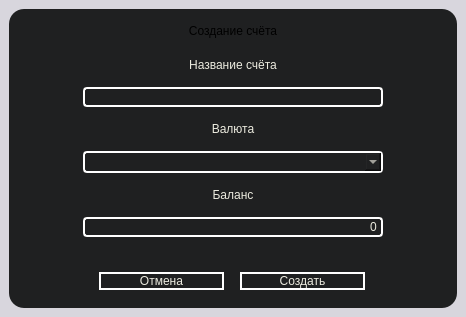
        <widget class="QWidget" name="add_acc_page">
         <layout class="QVBoxLayout" name="verticalLayout_14">
          <property name="leftMargin">
           <number>0</number>
          </property>
          <property name="topMargin">
           <number>0</number>
          </property>
          <property name="rightMargin">
           <number>0</number>
          </property>
          <property name="bottomMargin">
           <number>0</number>
          </property>
          <item>
           <widget class="QFrame" name="background_page">
            <property name="minimumSize">
             <size>
              <width>0</width>
              <height>0</height>
             </size>
            </property>
            <property name="styleSheet">
             <string notr="true">background-color: #D8D6DD;</string>
            </property>
            <layout class="QGridLayout" name="gridLayout_5">
             <item row="0" column="0">
              <widget class="QWidget" name="form_add_acc" native="true">
               <property name="maximumSize">
                <size>
                 <width>450</width>
                 <height>450</height>
                </size>
               </property>
               <property name="styleSheet">
                <string notr="true">QWidget#form_add_acc{
font: 600 14pt &quot;Noto Sans KR&quot;;
color:#ECEBDF;
background-color: #1F2021;
border-radius:15px;
}</string>
               </property>
               <layout class="QVBoxLayout" name="verticalLayout_16">
                <item>
                 <widget class="QLabel" name="form_title">
                  <property name="minimumSize">
                   <size>
                    <width>430</width>
                    <height>25</height>
                   </size>
                  </property>
                  <property name="maximumSize">
                   <size>
                    <width>430</width>
                    <height>25</height>
                   </size>
                  </property>
                  <property name="styleSheet">
                   <string notr="true">background-color: #1F2021;
font: 650 14pt &quot;Noto Sans KR&quot;;</string>
                  </property>
                  <property name="text">
                   <string>Создание счёта</string>
                  </property>
                  <property name="alignment">
                   <set>Qt::AlignmentFlag::AlignCenter</set>
                  </property>
                 </widget>
                </item>
                <item>
                 <widget class="QWidget" name="form_data" native="true">
                  <property name="styleSheet">
                   <string notr="true">background-color:rgb(61, 68, 100);
font: 600 12pt &quot;Noto Sans KR&quot;;
color:#ECEBDF;
background-color: #1F2021;</string>
                  </property>
                  <layout class="QGridLayout" name="gridLayout_2">
                   <property name="verticalSpacing">
                    <number>15</number>
                   </property>
                   <item row="0" column="0">
                    <widget class="QLabel" name="accNameLabel">
                     <property name="maximumSize">
                      <size>
                       <width>300</width>
                       <height>25</height>
                      </size>
                     </property>
                     <property name="text">
                      <string>Название счёта</string>
                     </property>
                     <property name="alignment">
                      <set>Qt::AlignmentFlag::AlignCenter</set>
                     </property>
                    </widget>
                   </item>
                   <item row="6" column="0">
                    <spacer name="verticalSpacer_5">
                     <property name="orientation">
                      <enum>Qt::Orientation::Vertical</enum>
                     </property>
                     <property name="sizeType">
                      <enum>QSizePolicy::Policy::Maximum</enum>
                     </property>
                     <property name="sizeHint" stdset="0">
                      <size>
                       <width>20</width>
                       <height>20</height>
                      </size>
                     </property>
                    </spacer>
                   </item>
                   <item row="5" column="0">
                    <widget class="QLineEdit" name="CountLineEdit">
                     <property name="maximumSize">
                      <size>
                       <width>300</width>
                       <height>35</height>
                      </size>
                     </property>
                     <property name="styleSheet">
                      <string notr="true">border: 1.5px solid white;
border-radius:4px;</string>
                     </property>
                     <property name="text">
                      <string>0</string>
                     </property>
                     <property name="maxLength">
                      <number>15</number>
                     </property>
                     <property name="frame">
                      <bool>true</bool>
                     </property>
                     <property name="alignment">
                      <set>Qt::AlignmentFlag::AlignRight|Qt::AlignmentFlag::AlignTrailing|Qt::AlignmentFlag::AlignVCenter</set>
                     </property>
                     <property name="clearButtonEnabled">
                      <bool>false</bool>
                     </property>
                    </widget>
                   </item>
                   <item row="4" column="0">
                    <widget class="QLabel" name="CountLabel">
                     <property name="maximumSize">
                      <size>
                       <width>300</width>
                       <height>25</height>
                      </size>
                     </property>
                     <property name="text">
                      <string>Баланс</string>
                     </property>
                     <property name="alignment">
                      <set>Qt::AlignmentFlag::AlignCenter</set>
                     </property>
                    </widget>
                   </item>
                   <item row="2" column="0">
                    <widget class="QLabel" name="currencLabel">
                     <property name="enabled">
                      <bool>true</bool>
                     </property>
                     <property name="maximumSize">
                      <size>
                       <width>300</width>
                       <height>25</height>
                      </size>
                     </property>
                     <property name="text">
                      <string>Валюта</string>
                     </property>
                     <property name="alignment">
                      <set>Qt::AlignmentFlag::AlignCenter</set>
                     </property>
                    </widget>
                   </item>
                   <item row="7" column="0">
                    <layout class="QHBoxLayout" name="horizontalLayout">
                     <item>
                      <widget class="QPushButton" name="addAccCancelButton">
                       <property name="maximumSize">
                        <size>
                         <width>125</width>
                         <height>50</height>
                        </size>
                       </property>
                       <property name="cursor">
                        <cursorShape>PointingHandCursor</cursorShape>
                       </property>
                       <property name="styleSheet">
                        <string notr="true">QPushButton{
	font: 650 14pt &quot;Noto Sans KR&quot;;
	border-style:outset;
	border-radius:10px;
	border:1.5px solid white;
}

QPushButton:hover{
	background-color: #112D9F;
	border:1.5px solid  #112D9F;
}


QPushButton:pressed{
	background-color: #112D9F;
	border:1.5px solid  #112D9F;
}</string>
                       </property>
                       <property name="text">
                        <string>Отмена</string>
                       </property>
                      </widget>
                     </item>
                     <item>
                      <widget class="QPushButton" name="addAccCreateButton">
                       <property name="maximumSize">
                        <size>
                         <width>125</width>
                         <height>50</height>
                        </size>
                       </property>
                       <property name="cursor">
                        <cursorShape>PointingHandCursor</cursorShape>
                       </property>
                       <property name="styleSheet">
                        <string notr="true">QPushButton{
	font: 650 14pt &quot;Noto Sans KR&quot;;
	border-style:outset;
	border-radius:10px;
	border:1.5px solid white;
}

QPushButton:hover{
	background-color: #112D9F;
	border:1.5px solid  #112D9F;
}


QPushButton:pressed{
	background-color: #112D9F;
	border:1.5px solid  #112D9F;
}</string>
                       </property>
                       <property name="text">
                        <string>Создать</string>
                       </property>
                      </widget>
                     </item>
                    </layout>
                   </item>
                   <item row="1" column="0">
                    <widget class="QLineEdit" name="accNameLineEdit">
                     <property name="maximumSize">
                      <size>
                       <width>300</width>
                       <height>35</height>
                      </size>
                     </property>
                     <property name="styleSheet">
                      <string notr="true">border: 1.5px solid white;
border-radius:4px;</string>
                     </property>
                     <property name="maxLength">
                      <number>25</number>
                     </property>
                    </widget>
                   </item>
                   <item row="3" column="0">
                    <widget class="QComboBox" name="currencListCombobox">
                     <property name="enabled">
                      <bool>true</bool>
                     </property>
                     <property name="minimumSize">
                      <size>
                       <width>169</width>
                       <height>0</height>
                      </size>
                     </property>
                     <property name="maximumSize">
                      <size>
                       <width>300</width>
                       <height>16777215</height>
                      </size>
                     </property>
                     <property name="styleSheet">
                      <string notr="true">QComboBox {
    border: 1.5px solid white;
    border-radius: 4px;
    padding: 1px 18px 1px 3px;
    min-width: 6em;
}
QComboBox QAbstractItemView {
    border: 1.5px solid white;
    selection-background-color: #353535;
}

/* VERTICAL SCROLLBAR */
 QScrollBar:vertical {
	border: none;
    background: #1F2021;
    width: 14px;
    margin: 15px 0 15px 0;
	border-radius: 0px;
 }

/*  HANDLE BAR VERTICAL */
QScrollBar::handle:vertical {	
	background-color: #102680;
	min-height: 30px;
	border-radius: 7px;
}
QScrollBar::handle:vertical:hover{	
	background-color: #112D9F;
}
QScrollBar::handle:vertical:pressed {	
	background-color: #2E57FF;
}

/* BTN TOP - SCROLLBAR */
QScrollBar::sub-line:vertical {
	border: none;
	background-color:  #102680;
	height: 15px;
	border-top-left-radius: 7px;
	border-top-right-radius: 7px;
	subcontrol-position: top;
	subcontrol-origin: margin;
}
QScrollBar::sub-line:vertical:hover {	
	background-color: #112D9F;
}
QScrollBar::sub-line:vertical:pressed {	
	background-color:  #2E57FF;
}

/* BTN BOTTOM - SCROLLBAR */
QScrollBar::add-line:vertical {
	border: none;
	background-color:  #102680;
	height: 15px;
	border-bottom-left-radius: 7px;
	border-bottom-right-radius: 7px;
	subcontrol-position: bottom;
	subcontrol-origin: margin;
}
QScrollBar::add-line:vertical:hover {	
	background-color:#112D9F;
}
QScrollBar::add-line:vertical:pressed {	
	background-color:  #2E57FF;
}

/* RESET ARROW */
QScrollBar::up-arrow:vertical, QScrollBar::down-arrow:vertical {
	background: none;
}
QScrollBar::add-page:vertical, QScrollBar::sub-page:vertical {
	background: none;
}
</string>
                     </property>
                     <property name="editable">
                      <bool>false</bool>
                     </property>
                     <property name="maxVisibleItems">
                      <number>7</number>
                     </property>
                    </widget>
                   </item>
                  </layout>
                 </widget>
                </item>
               </layout>
              </widget>
             </item>
            </layout>
           </widget>
          </item>
         </layout>
        </widget>
